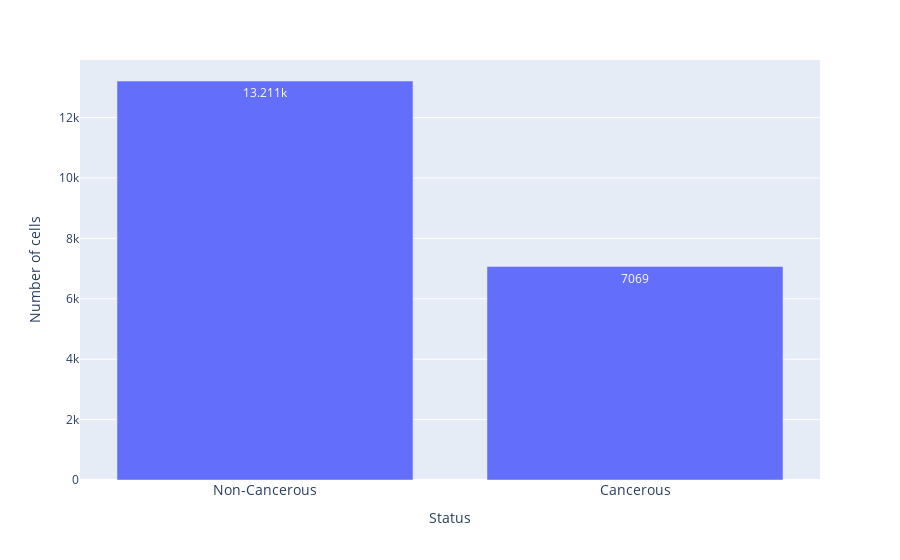

Notebook source saved alongside this figure:
### Code cell
figure2 = px.bar(
    total_cancerous_cells_df,
    x = "index",
    y = "isCancerous",
    labels={"isCancerous": "Number of cells", "index": "Status"},
    text_auto=True,
)

figure2.update_layout(
    xaxis=dict(
        tickmode="array",
        tickvals=[1, 0],
        ticktext=["Cancerous", "Non-Cancerous"],
        tickfont=dict(size=14)
    )
)

figure2.show()

### Figure 1 — Plotly figure (JSON) as saved in the notebook; plotly's stock layout.template omitted (floating-point values rounded to 4 significant figures)
{"data": [{"alignmentgroup": "True", "hovertemplate": "Status=%{x}<br>Number of cells=%{y}<extra></extra>", "legendgroup": "", "marker": {"color": "#636efa", "pattern": {"shape": ""}}, "name": "", "offsetgroup": "", "orientation": "v", "showlegend": false, "textposition": "auto", "texttemplate": "%{y}", "type": "bar", "x": [0, 1], "xaxis": "x", "y": [13211, 7069], "yaxis": "y"}], "layout": {"barmode": "relative", "legend": {"tracegroupgap": 0}, "margin": {"t": 60}, "xaxis": {"anchor": "y", "domain": [0, 1], "tickfont": {"size": 14}, "tickmode": "array", "ticktext": ["Cancerous", "Non-Cancerous"], "tickvals": [1, 0], "title": {"text": "Status"}}, "yaxis": {"anchor": "x", "domain": [0, 1], "title": {"text": "Number of cells"}}}}
